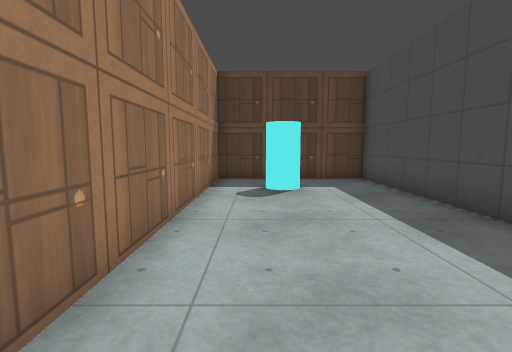
[1] (above)

16 first-person views from a walk through a level from a Godot 3-D game. The camera is 1.2 m above the floor, tilts 6° down and sees 85° across. The floor is counted in squares, 1 m on a side. Each view is taken from the middle of a square. On the plan, view 1 faces up. The plan holds only what a view shows up to about 13 squares ahead; the rest is blank. Characters and animated objects are not drawn. Surface patterns are stand-ins for the level's own textures.

[2]
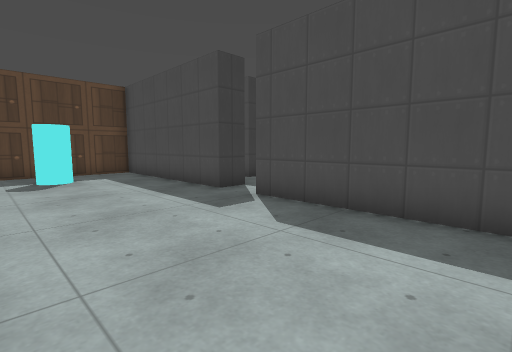

[3]
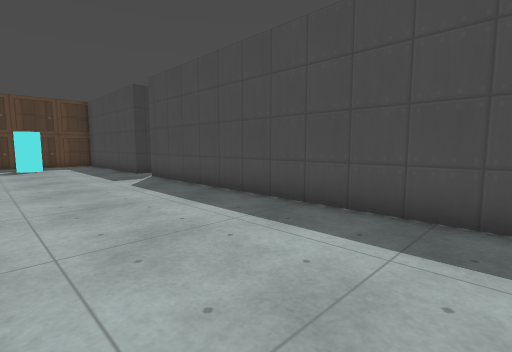

[4]
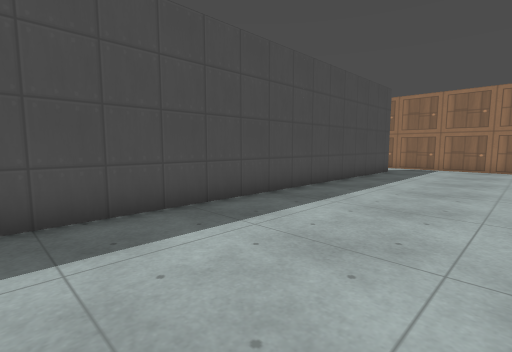

[5]
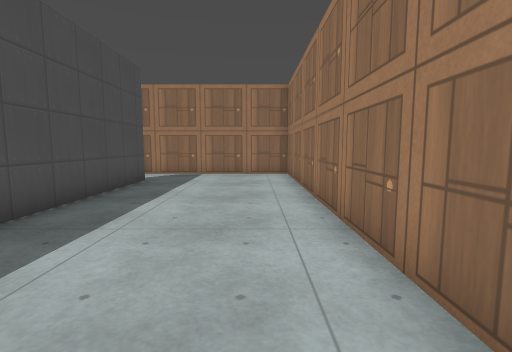

[6]
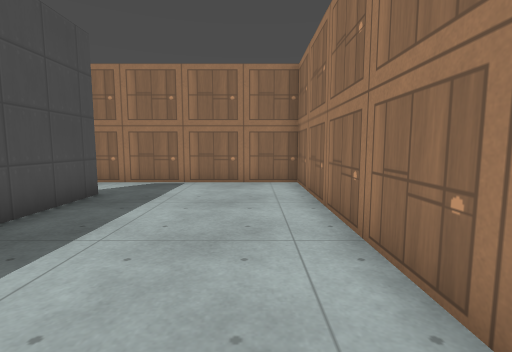

[7]
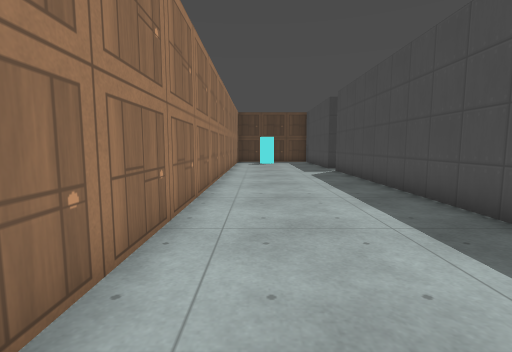

[8]
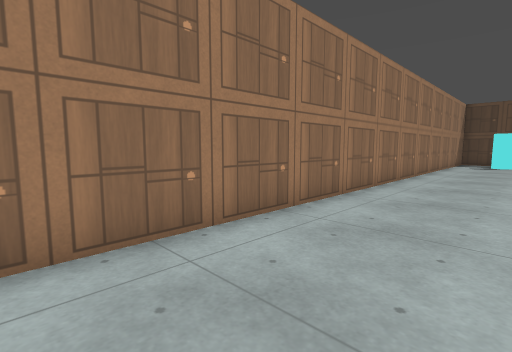

[9]
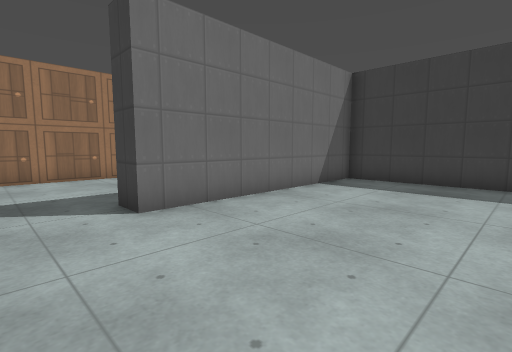

[10]
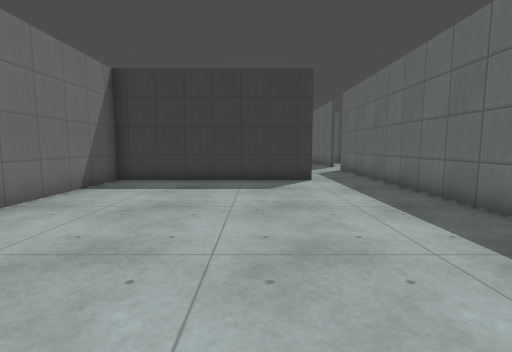

[11]
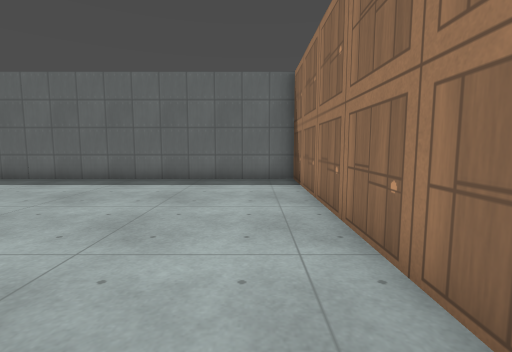

[12]
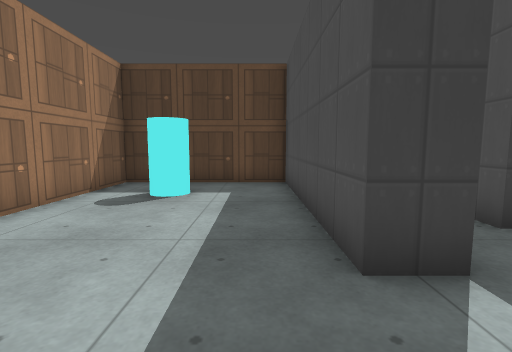

[13]
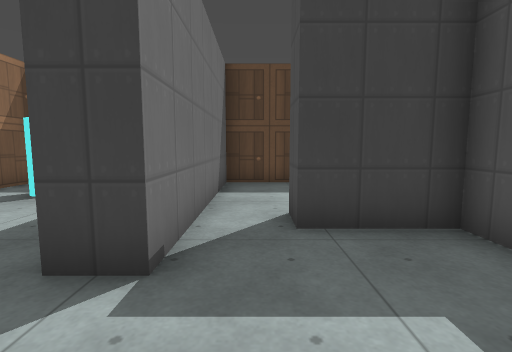

[14]
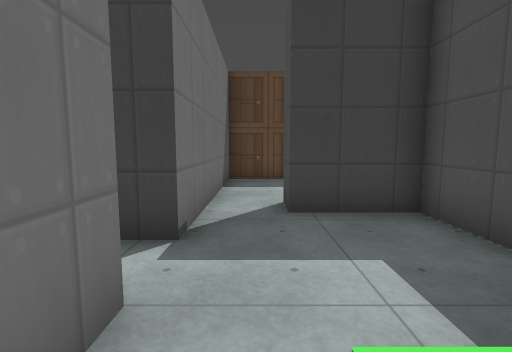

[15]
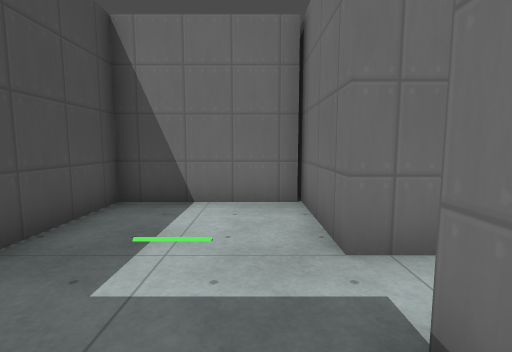

[16]
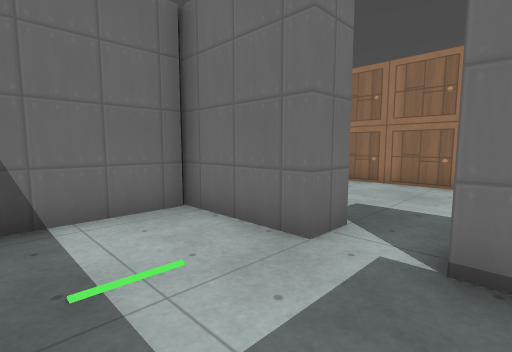

### Floor plan
Points are (right, up) in squares from view 1. A wall is a line through its corners. A room is listed if a view was taken in it or the views show most of it. See-through windows are left out.
Room 1 (views 1, 2, 3, 4, 5, 6, 7, 8, 11, 12)
walls: (5, 3.5) (4, 3.5) (4, 10.4) (-1.4, 10.4) (-1.4, -21.4) (5.5, -21.4); (5, -19) (4, -19) (4, 2) (5, 2)
ways out: opening at (4.5, -20.5) to room 2; opening at (4.5, 3) to room 3
objects: cylinder (1, 8)
Room 2 (views 9, 10)
walls: (12.1, -11) (5, -11) (5, -19); (5.5, -21.4) (14.4, -21.4) (14.4, -11.4)
ways out: opening at (4.5, -20.5) to room 1; opening at (13, -10.5)
Room 3 (views 13, 14, 15, 16)
walls: (5, 2) (5, -1.8); (5, -1) (9, -1) (9, 5) (6.6, 5) (6.6, 6); (5, 6.5) (5, 3.5)
ways out: opening at (4.5, 3) to room 1; opening at (6, 5.5)

Positions as (right, up) in squares from view 1, and headings:
1: (0, 0), facing up
2: (-1, -3), facing up-right
3: (-1, -9), facing up-right
4: (-1, -5), facing down-right
5: (0, -9), facing down
6: (0, -12), facing down
7: (0, -12), facing up
8: (2, -12), facing up-left
9: (10, -21), facing up-left
10: (10, -21), facing up
11: (4, -20), facing right
12: (3, 1), facing up
13: (6, 1), facing up
14: (6, 0), facing up
15: (6, 5), facing down
16: (8, 4), facing down-left
